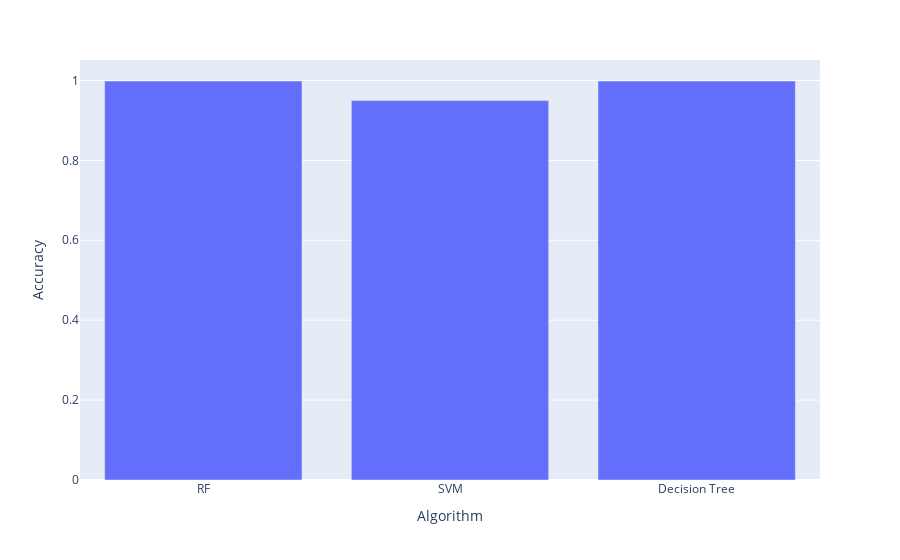

The notebook cell this image was saved under:
### Code cell
px.bar(rt,x='Algorithm',y='Accuracy')

### Figure 1 — Plotly figure (JSON) as saved in the notebook; plotly's stock layout.template omitted (floating-point values rounded to 4 significant figures)
{"data": [{"alignmentgroup": "True", "hovertemplate": "Algorithm=%{x}<br>Accuracy=%{y}<extra></extra>", "legendgroup": "", "marker": {"color": "#636efa", "pattern": {"shape": ""}}, "name": "", "offsetgroup": "", "orientation": "v", "showlegend": false, "textposition": "auto", "type": "bar", "x": ["RF", "SVM", "Decision Tree"], "xaxis": "x", "y": [0.9987, 0.9497, 0.9987], "yaxis": "y"}], "layout": {"barmode": "relative", "legend": {"tracegroupgap": 0}, "margin": {"t": 60}, "xaxis": {"anchor": "y", "domain": [0, 1], "title": {"text": "Algorithm"}}, "yaxis": {"anchor": "x", "domain": [0, 1], "title": {"text": "Accuracy"}}}}
